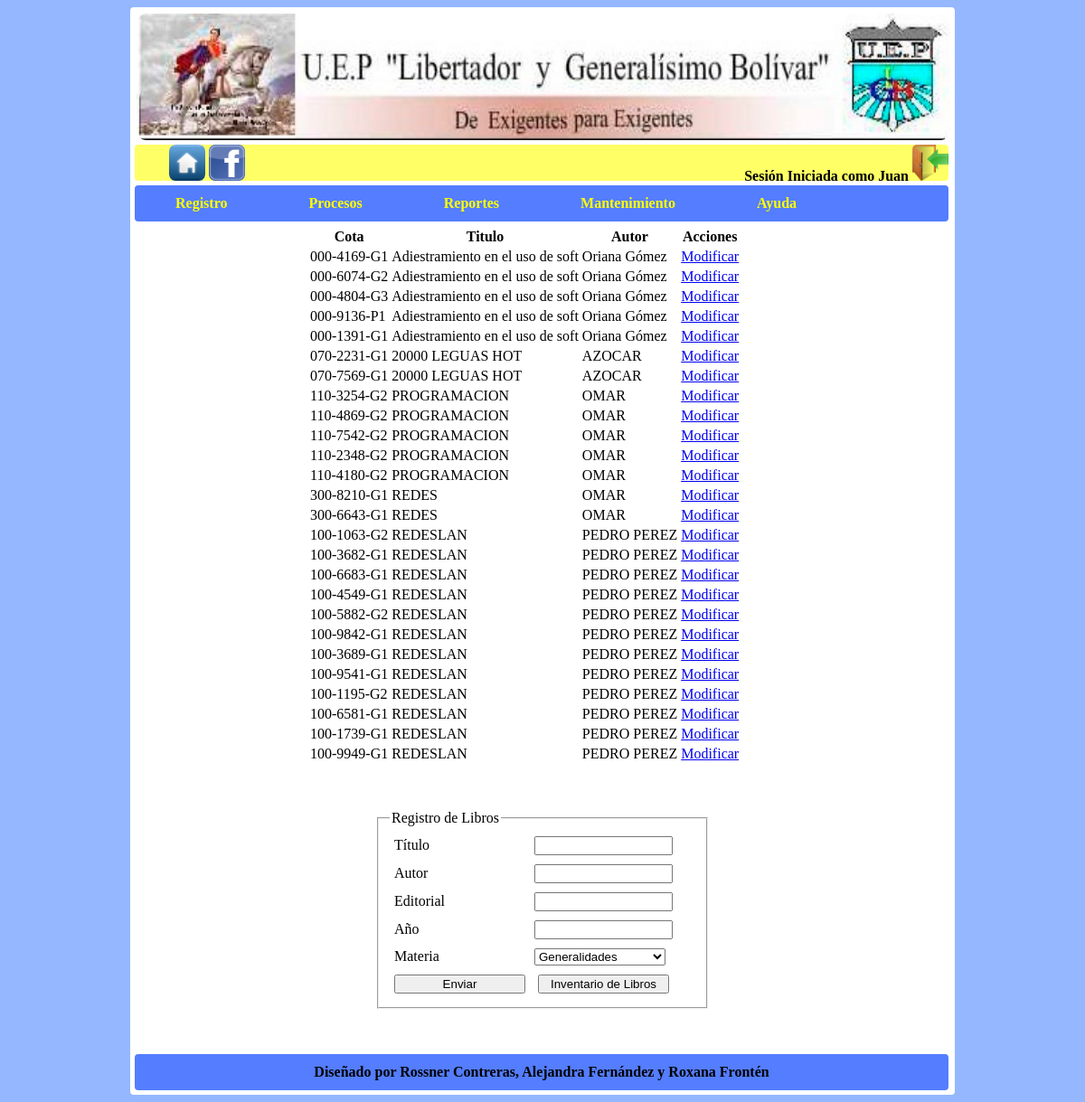
/libros.php (signed in), run on the app's committed database.
### tables this page shows
CREATE TABLE IF NOT EXISTS `libro` (
  `cota` varchar(32) NOT NULL,
  `titulo` varchar(32) DEFAULT NULL,
  `autor` varchar(32) DEFAULT NULL,
  `editorial` varchar(32) DEFAULT NULL,
  `ano` int(11) DEFAULT NULL,
  `materia` varchar(32) DEFAULT NULL,
  `estante` varchar(3) NOT NULL,
  `uso` varchar(16) NOT NULL,
  `id_donante` varchar(16) NOT NULL,
  `activo` int(11) NOT NULL DEFAULT '1',
  `prestado` int(11) NOT NULL,
  PRIMARY KEY (`cota`)
);

### libros.php (the view, shortened to what this page needs)
<?php  session_start();
	require_once("conexion.php");
	$r=0;
require_once('header.php'); ?>
		<div class="relleno2">
		<table class="dataTable">
			<thead>
			<tr>
			<th>Cota</th>
			<th>Titulo</th>
			<th>Autor</th>
			<th>Acciones</th>
			</tr>
			</thead>
			<tbody>
			<?php
			$resultados = mysql_query("select * from libro where activo='1';",$c);
			if($resultados)
			while($r2=mysql_fetch_array($resultados))
			echo "<tr><td>$r2[cota]</td><td>$r2[titulo]</td><td>$r2[autor]</td><td><a href=\"libros.php?cota=$r2[cota]\">Modificar</a></td></tr>";
			?>
			</tbody>
		</table>
		</div>
		<form class="alineado lector" action="libros.php" method="post">
		<fieldset>
			<legend>Registro de Libros</legend>
			<label>T&iacute;tulo</label><input required type="text"
			value="<?php if(isset($r)) echo $r['titulo']; ?>" name="titulo"/>
			<label>Autor</label><input required type="text"
			value="<?php if(isset($r)) echo $r['autor']; ?>"  name="autor"/>
			<label>Editorial</label><input required type="text"
			value="<?php if(isset($r)) echo $r['editorial']; ?>" name="editorial"/>
			<label>A&ntilde;o</label><input required type="text"
			value="<?php if(isset($r)) echo $r['ano']; ?>" name="ano"/>
			<label>Materia</label><select name="materia">
			<?php
			$resultados = mysql_query("select * from categoria;",$c);
			if($resultados)
			while($r2=mysql_fetch_array($resultados))
			{
				if(isset($r) && $r['materia']==$r2['id_dewey']) $seleccionado="selected";
				else $seleccionado='';
				echo "<option value=\"$r2[id_dewey]\" ".$seleccionado.">".utf8_encode($r2['nombre'])."</option>";
			}
			?>
			</select>
<?php 	if(isset($r) && $r!=0){	?>
	<input type="hidden" name="envio" value="Modificar">
	<input type="button" name="envio" onclick="validamePapi();" value="Modificar">
	<input type="button" onclick="if(confirm('Realmente desea eliminar este libro (Ninguno de sus ejemplares figurará de ahora en adelante)?')) window.location='libros.php?elim=1&cota=<?php echo $r['cota']; ?>';" name="envio" value="Eliminar">
<?php 	}else{	?>
	<input type="button" name="envio" onclick="validamePapi();" value="Enviar">
	<input type="button" value="Inventario de Libros" onclick="window.location='inventario.php';"/>
<?php } ?>
		</fieldset>
		</form>
<?php require_once('footer.php'); ?>

### header.php (shortened to what this page needs)
<!DOCTYPE html>
<html lang="es">
<head>
	<link rel="stylesheet" href="css/estilos.css" type="text/css" />
	<link rel="stylesheet" href="css/demo_table.css" type="text/css" />
	<link rel="stylesheet" href="css/jquery-ui.min.css" type="text/css" />
</head>
<body>
	<div class="todo">
    <div class="header">
	<a href="http://www.ueplgbolivar.webs.tl" title="U.E.P 'Libertador y Generalisimo Bol&iacute;var'"><img src="img/banner.jpg" class="header"/></a>
    </div>
<?php if(isset($_SESSION['sesioniniciada'])) {?>
	<div class="cabeza">
	<a href="home.php" title="Ir a la P&aacute;gina Principal"><img src="img/casita.png" class="icono"/></a>
    <a href="http://www.facebook.com/coordinadoras.lgb"  title="Facebook"><img src="img/facebook.png" class="icono"/ ></a>
    <b>Sesi&oacute;n Iniciada como <?php echo $_SESSION['nombre']; ?></b>
	<a href="salir.php" title="Cerrar Sesi&oacute;n"><img src="img/salir.png" class="icono"/></a>
    </div>
	<ul class="menu">
    <li><a>Registro</a>
	</li>
	<li><a>Procesos</a>
	</li>
	<li><a>Reportes</a>
	</li>
	<?php if($_SESSION['tipocuenta']=='ADMIN'){ ?>
	<li><a>Mantenimiento</a>
	</li>
	<?php } ?>
	<li><a>Ayuda</a></li>
	</ul>
<?php } ?>
	<div class="cuerpo">

### footer.php
</div>
	<div class="footer">
		<marquee><b>Dise&ntilde;ado por Rossner Contreras, Alejandra Fern&aacute;ndez y Roxana Front&eacute;n</b></marquee>
	</div>
	</div>
</body>
</html>

### css/estilos.css (style rules this page uses)
body { background: rgb(148, 183, 255); }
.todo { display:table; padding:5px; margin:0 auto; border-radius:4px; width:900px; background:white; }
.header { width:900px; height:140px; border-radius:12px; -moz-border-radius-topleft:10px; -moz-border-radius-topright:10px; -moz-border-radius-bottomleft:10px; -moz-border-radius-bottomright:10px; border:1px solid #FFF; }
.cabeza { background: #FFFF66; height:40px; border-radius:4px; width:900px; list-style-type:none; margin:5px 0px; padding:0px; text-align:end; }
.menu { background: rgb(84, 125, 255); height:40px; border-radius:4px; width:900px; list-style-type:none; margin:5px 0px; padding:0px; }
.menu > li { line-height: 40px; margin: 0px 45px; float: left; font-weight: bold; }
.relleno2 { margin:0px auto; width:520px; }
.footer { width:900px; border-radius:4px; height:40px; background:rgb(84, 125, 255); float: left; }
.footer b { line-height: 40px; text-align: center; margin: 0 auto; display: block; }
form.alineado { display: block; margin: 0 auto; width:370px; }
form.lector { padding:50px 5px; }
form.alineado input,form.alineado label,form.alineado select { display:inline-block; width:145px; margin:5px; }
ul a { text-decoration:none; color:yellow; }
.icono { height: 40px; width: 40px; border-radius: 5px; -moz-border-radius-topleft: 0px; -moz-border-radius-topright: 10px; -moz-border-radius-bottomleft: 10px; -moz-border-radius-bottomright: 0px; }

### data on the page
libro: cota "000-4169-G1", titulo "Adiestramiento en el uso de soft", autor "Oriana Gómez"
libro: cota "000-6074-G2", titulo "Adiestramiento en el uso de soft", autor "Oriana Gómez"
libro: cota "000-4804-G3", titulo "Adiestramiento en el uso de soft", autor "Oriana Gómez"
libro: cota "000-9136-P1", titulo "Adiestramiento en el uso de soft", autor "Oriana Gómez"
libro: cota "000-1391-G1", titulo "Adiestramiento en el uso de soft", autor "Oriana Gómez"
libro: cota "070-2231-G1", titulo "20000 LEGUAS HOT", autor "AZOCAR"
libro: cota "070-7569-G1", titulo "20000 LEGUAS HOT", autor "AZOCAR"
libro: cota "110-3254-G2", titulo "PROGRAMACION", autor "OMAR"
libro: cota "110-4869-G2", titulo "PROGRAMACION", autor "OMAR"
libro: cota "110-7542-G2", titulo "PROGRAMACION", autor "OMAR"
libro: cota "110-2348-G2", titulo "PROGRAMACION", autor "OMAR"
libro: cota "110-4180-G2", titulo "PROGRAMACION", autor "OMAR"
libro: cota "300-8210-G1", titulo "REDES", autor "OMAR"
libro: cota "300-6643-G1", titulo "REDES", autor "OMAR"
libro: cota "100-1063-G2", titulo "REDESLAN", autor "PEDRO PEREZ"
libro: cota "100-3682-G1", titulo "REDESLAN", autor "PEDRO PEREZ"
libro: cota "100-6683-G1", titulo "REDESLAN", autor "PEDRO PEREZ"
libro: cota "100-4549-G1", titulo "REDESLAN", autor "PEDRO PEREZ"
libro: cota "100-5882-G2", titulo "REDESLAN", autor "PEDRO PEREZ"
libro: cota "100-9842-G1", titulo "REDESLAN", autor "PEDRO PEREZ"
libro: cota "100-3689-G1", titulo "REDESLAN", autor "PEDRO PEREZ"
libro: cota "100-9541-G1", titulo "REDESLAN", autor "PEDRO PEREZ"
libro: cota "100-1195-G2", titulo "REDESLAN", autor "PEDRO PEREZ"
libro: cota "100-6581-G1", titulo "REDESLAN", autor "PEDRO PEREZ"
libro: cota "100-1739-G1", titulo "REDESLAN", autor "PEDRO PEREZ"
libro: cota "100-9949-G1", titulo "REDESLAN", autor "PEDRO PEREZ"

### other printed values
$_SESSION['nombre'] "Juan"
form field materia "Generalidades"
